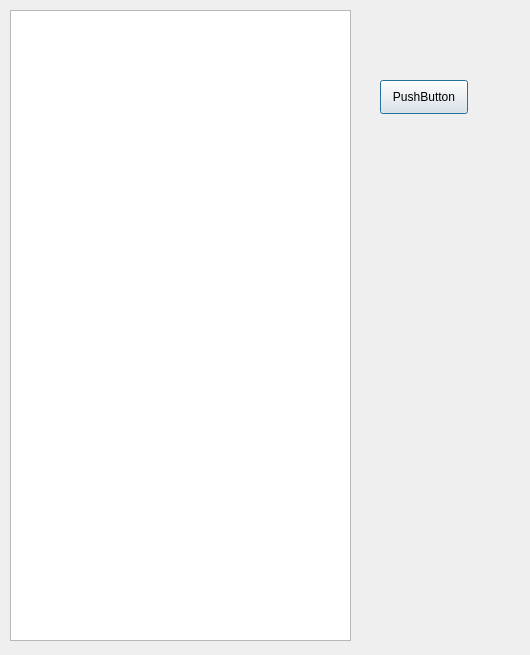
<?xml version="1.0" encoding="UTF-8"?>
<ui version="4.0">
 <class>Dialog</class>
 <widget class="QDialog" name="Dialog">
  <property name="geometry">
   <rect>
    <x>0</x>
    <y>0</y>
    <width>530</width>
    <height>655</height>
   </rect>
  </property>
  <property name="windowTitle">
   <string>Dialog</string>
  </property>
  <widget class="QPushButton" name="pushButton">
   <property name="geometry">
    <rect>
     <x>380</x>
     <y>80</y>
     <width>88</width>
     <height>34</height>
    </rect>
   </property>
   <property name="text">
    <string>PushButton</string>
   </property>
  </widget>
  <widget class="QTextEdit" name="textEdit">
   <property name="geometry">
    <rect>
     <x>10</x>
     <y>10</y>
     <width>341</width>
     <height>631</height>
    </rect>
   </property>
  </widget>
 </widget>
 <resources/>
 <connections/>
</ui>
